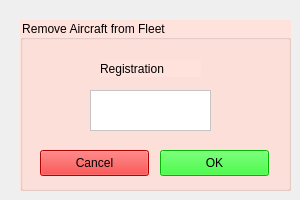
          <widget class="QWidget" name="tab_2">
           <attribute name="title">
            <string>Remove Aircraft</string>
           </attribute>
           <widget class="QGroupBox" name="DelFromFleetBox">
            <property name="geometry">
             <rect>
              <x>20</x>
              <y>20</y>
              <width>271</width>
              <height>171</height>
             </rect>
            </property>
            <property name="toolTip">
             <string>&lt;html&gt;&lt;head/&gt;&lt;body&gt;&lt;p&gt;Remove aircraft from Fleet List&lt;/p&gt;&lt;/body&gt;&lt;/html&gt;</string>
            </property>
            <property name="styleSheet">
             <string notr="true">background-color: rgb(255, 226, 220);</string>
            </property>
            <property name="title">
             <string>Remove Aircraft from Fleet</string>
            </property>
            <widget class="QLabel" name="DelFromFleetLabel">
             <property name="geometry">
              <rect>
               <x>80</x>
               <y>40</y>
               <width>101</width>
               <height>17</height>
              </rect>
             </property>
             <property name="text">
              <string>Registration</string>
             </property>
            </widget>
            <widget class="QTextEdit" name="DelFromFleetEdit">
             <property name="geometry">
              <rect>
               <x>70</x>
               <y>70</y>
               <width>121</width>
               <height>41</height>
              </rect>
             </property>
             <property name="styleSheet">
              <string notr="true">background-color: rgb(255, 255, 255);</string>
             </property>
            </widget>
            <widget class="QPushButton" name="DelFromFleetOkButton">
             <property name="geometry">
              <rect>
               <x>140</x>
               <y>130</y>
               <width>109</width>
               <height>26</height>
              </rect>
             </property>
             <property name="styleSheet">
              <string notr="true">background-color: rgb(0, 255, 0);</string>
             </property>
             <property name="text">
              <string>OK</string>
             </property>
            </widget>
            <widget class="QPushButton" name="DelFromFleetCancelButton">
             <property name="geometry">
              <rect>
               <x>20</x>
               <y>130</y>
               <width>109</width>
               <height>26</height>
              </rect>
             </property>
             <property name="styleSheet">
              <string notr="true">background-color: rgb(255, 0, 0);</string>
             </property>
             <property name="text">
              <string>Cancel</string>
             </property>
            </widget>
           </widget>
          </widget>
